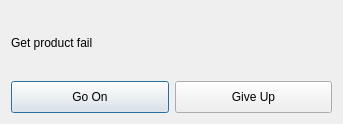
<?xml version="1.0" encoding="UTF-8"?>
<ui version="4.0">
 <class>ICActionDialog</class>
 <widget class="QDialog" name="ICActionDialog">
  <property name="geometry">
   <rect>
    <x>0</x>
    <y>0</y>
    <width>343</width>
    <height>124</height>
   </rect>
  </property>
  <property name="windowTitle">
   <string>Dialog</string>
  </property>
  <layout class="QVBoxLayout" name="verticalLayout">
   <item>
    <widget class="QLabel" name="label">
     <property name="text">
      <string>Get product fail</string>
     </property>
    </widget>
   </item>
   <item>
    <layout class="QHBoxLayout" name="horizontalLayout">
     <item>
      <widget class="QPushButton" name="goOnButton">
       <property name="minimumSize">
        <size>
         <width>0</width>
         <height>32</height>
        </size>
       </property>
       <property name="text">
        <string>Go On</string>
       </property>
      </widget>
     </item>
     <item>
      <widget class="QPushButton" name="giveupButton">
       <property name="minimumSize">
        <size>
         <width>0</width>
         <height>32</height>
        </size>
       </property>
       <property name="text">
        <string>Give Up</string>
       </property>
      </widget>
     </item>
    </layout>
   </item>
  </layout>
 </widget>
 <resources/>
 <connections/>
</ui>
